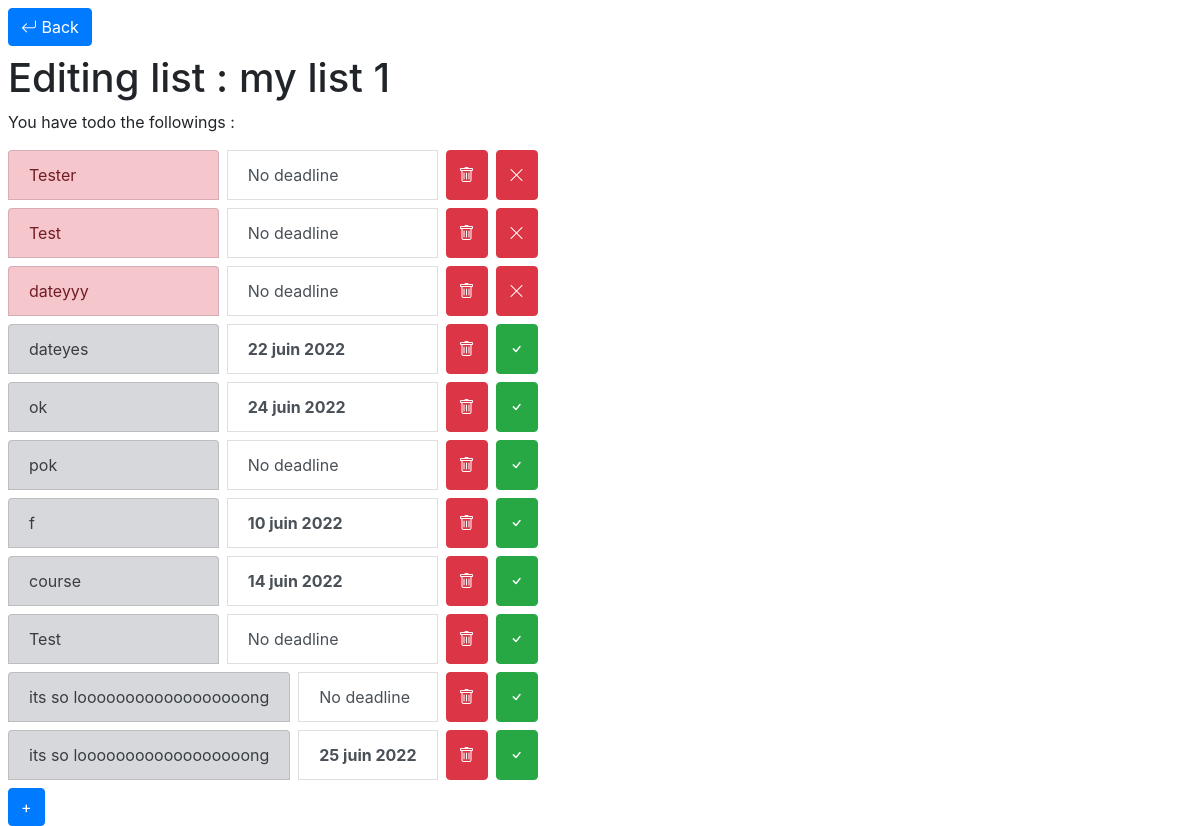
The app's page /lists/my-list-1/ with its own data.
### todolist/models.py (models this page shows, shortened)
class TodoList(models.Model):
    title = models.CharField(max_length=225, blank=False, unique=True)
    description = models.TextField(blank=True, null=True)
    author = models.EmailField(blank=True, null=True)
    slug = models.SlugField(blank=True, null=True)

class ListElements(models.Model):
    element = models.CharField(blank=False, max_length=500)
    deadLine = models.DateField(blank=True, null=True)
    reminder = models.BooleanField(default=False)
    mark_as_done = models.BooleanField(default=False)
    listId = models.ForeignKey('TodoList', on_delete=models.CASCADE)
    def __str__(self):
        return self.element

### todolist/views.py (the view)
# urls.py: path('lists/<str:slug>/', list_edit, name="todolist-list-edit")
def list_edit(request, slug):
    todolist = TodoList.objects.get(slug=slug)
    list_elements = ListElements.objects.filter(listId=todolist.pk)
    if request.method == "POST" and 'remove_item' in request.POST:
        item_id = request.POST.get('remove_item')
        my_item_to_remove = ListElements.objects.get(id=item_id)
        my_item_to_remove.delete()
        return HttpResponseRedirect(request.path)
    if request.method == "POST" and 'item_done' in request.POST:
        item_id = request.POST.get('item_done')
        my_item_to_mark_as_done = ListElements.objects.get(id=item_id)
        my_item_to_mark_as_done.mark_as_done = not my_item_to_mark_as_done.mark_as_done
        my_item_to_mark_as_done.save()
        return HttpResponseRedirect(request.path)
    if request.method == "POST" and 'add_element' in request.POST:
        form = AddElementToList(request.POST)
        print("request.POST:", request.POST)
        if form.is_valid():
            date = form.cleaned_data.get('deadLine')
            print(date)
            form.save()
        return HttpResponseRedirect(request.path)
    else:
        form = AddElementToList()
        form.fields['listId'].initial = todolist.pk
    return render(request, "todolist/list_edit.html", {"todolist": todolist, "list_elements": list_elements, "form": form})

### todolist/templates/todolist/list_edit.html (shortened to what this page needs)
{% extends 'todolist/base.html' %}
{% block body %}
{% load crispy_forms_tags %}
    <a class="bi bi-arrow-return-left btn btn-primary ml-2 mt-2 mb-2" href="{% url 'todolist-lists' %}">  Back</a>
    <h1 class="h1 ml-sm-2">Editing list : {{ todolist.title }}</h1>
    {% if list_elements %}
        <p class="ml-sm-2"> You have todo the followings :</p>
        <form method="post">
            <div class="d-inline-flex">
                <div class="row">
                    <div class="col">
                        <div class="list-group">
                            {% for element in list_elements %}
                            <div class="d-inline-flex mr-2 text-nowrap">
                                <a href="#" class="list-group-item list-group-item-action {% if element.mark_as_done %} list-group-item-danger {% else %} list-group-item-secondary {% endif %} mb-2 ml-sm-2">{{ element }}</a>
                                {% if element.deadLine %} <a href="#" class="list-group-item list-group-item-action ml-2 mb-2 font-weight-bold">{{ element.deadLine }}</a> {% else %} <a href="#" class="list-group-item list-group-item-action ml-2 mb-2"> No deadline </a> {% endif %}
                                <button type="submit" name="remove_item" value ="{{ element.id }}" class="btn btn-danger mb-2 ml-2 bi bi-trash element-{{ element.id }}"></button>
                                <button type="submit" name="item_done" value ="{{ element.id }}" class="btn {% if element.mark_as_done %} btn-danger bi-x-lg {% else %} btn-success bi-check {% endif %} mb-2 ml-2 bi element-{{ element.id }}"></button>
                            </div>
                            {% endfor %}
                        </div>
                    </div>
                </div>
            </div>
        </form>
    {% else %}
        <p class="ml-sm-2">You don't have any element in this list. Click the + button to add one.</p>
    {% endif %}
    <button type="button" class="btn btn-primary ml-sm-2" data-toggle="modal" data-target="#createListModal">+</button>
{% endblock %}

### records on screen
TodoList: title "my list 1"
ListElements: element "Tester", shows "No deadline", {{ element.id }} 7 (drawn), mark_as_done True (drawn)
ListElements: element "Test", shows "No deadline", {{ element.id }} 21 (drawn), mark_as_done True (drawn)
ListElements: element "dateyyy", shows "No deadline", {{ element.id }} 23 (drawn), mark_as_done True (drawn)
ListElements: element "dateyes", deadLine "22 juin 2022", {{ element.id }} 24 (drawn), mark_as_done False (drawn)
ListElements: element "ok", deadLine "24 juin 2022", {{ element.id }} 26 (drawn), mark_as_done False (drawn)
ListElements: element "pok", shows "No deadline", {{ element.id }} 27 (drawn), mark_as_done False (drawn)
ListElements: element "f", deadLine "10 juin 2022", {{ element.id }} 29 (drawn), mark_as_done False (drawn)
ListElements: element "course", deadLine "14 juin 2022", {{ element.id }} 33 (drawn), mark_as_done False (drawn)
ListElements: element "Test", shows "No deadline", {{ element.id }} 34 (drawn), mark_as_done False (drawn)
ListElements: element "its so loooooooooooooooooong", shows "No deadline", {{ element.id }} 38 (drawn), mark_as_done False (drawn)
ListElements: element "its so loooooooooooooooooong", deadLine "25 juin 2022", {{ element.id }} 39 (drawn), mark_as_done False (drawn)
